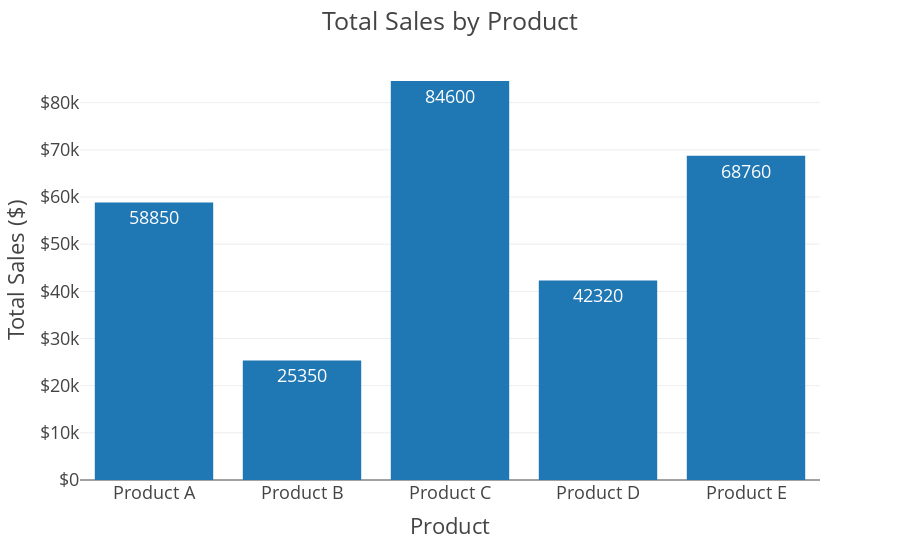

Notebook source saved alongside this figure:
### Code cell
# Create the Plotly figure with text parameter
fig = px.bar(df,
             x='product_name',
             y='total_sales',
             template=plotly_template,
             text='total_sales')

# Set the layout
fig.update_layout(
    title='Total Sales by Product',
    xaxis_title='Product',
    yaxis_title='Total Sales ($)',
    yaxis_tickprefix='$',
)

# Show the plot
fig.show()

# Save the chart as a PNG image
fig.write_image(output_dir / 'product_sales.png',
                width=1200,
                height=400,
                scale=4)

### Figure 1 — Plotly figure (JSON) as saved in the notebook; plotly's stock layout.template omitted (floating-point values rounded to 4 significant figures)
{"data": [{"alignmentgroup": "True", "hovertemplate": "product_name=%{x}<br>total_sales=%{text}<extra></extra>", "legendgroup": "", "marker": {"color": "#1F77B4", "pattern": {"shape": ""}}, "name": "", "offsetgroup": "", "orientation": "v", "showlegend": false, "text": [58850, 25350, 84600, 42320, 68760], "textposition": "auto", "type": "bar", "x": ["Product A", "Product B", "Product C", "Product D", "Product E"], "xaxis": "x", "y": [58850, 25350, 84600, 42320, 68760], "yaxis": "y"}], "layout": {"barmode": "relative", "legend": {"tracegroupgap": 0}, "margin": {"t": 60}, "title": {"text": "Total Sales by Product"}, "xaxis": {"anchor": "y", "domain": [0, 1], "title": {"text": "Product"}}, "yaxis": {"anchor": "x", "domain": [0, 1], "tickprefix": "$", "title": {"text": "Total Sales ($)"}}}}
